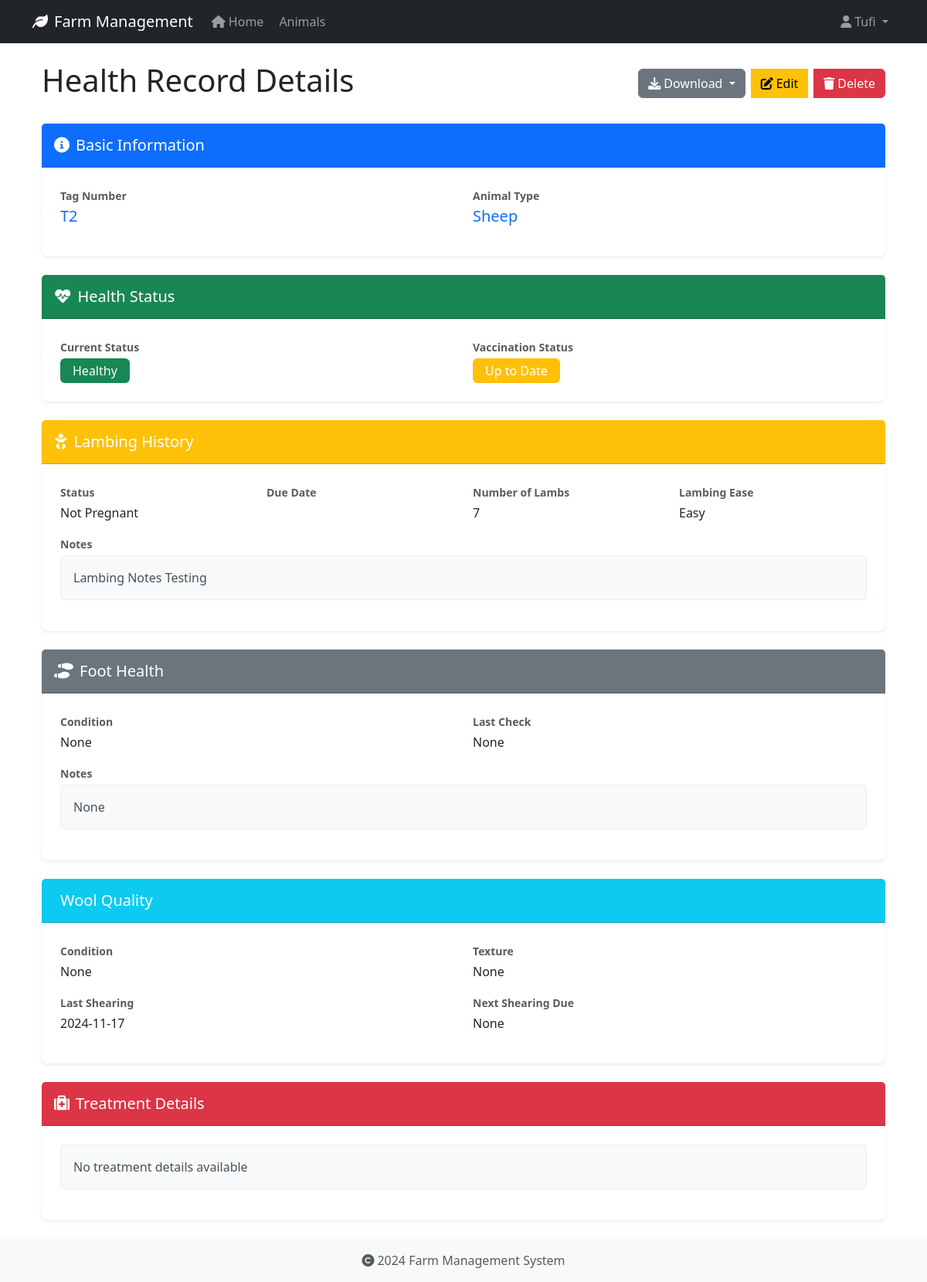
Page /health-records/1 (signed in) on the committed database.
### app/models/user.py (models this page shows, shortened)
class User(UserMixin, db.Model):
    id = db.Column(db.Integer, primary_key=True)
    username = db.Column(db.String(80), unique=True, nullable=False)
    email = db.Column(db.String(120), unique=True, nullable=False)
    password_hash = db.Column(db.String(128))
    role = db.Column(db.String(20), default='user')
    created_at = db.Column(db.DateTime, default=datetime.utcnow)
    last_login = db.Column(db.DateTime)
    is_active = db.Column(db.Boolean, default=True)
    first_name = db.Column(db.String(50))
    last_name = db.Column(db.String(50))
    reset_token = db.Column(db.String(100), unique=True)  # Store password reset token
    reset_token_expiration = db.Column(db.DateTime)       # Store token expiration time

### app/models/animal.py (models this page shows, shortened)
class Animal(db.Model):
    id = db.Column(db.Integer, primary_key=True)
    tag_number = db.Column(db.String(50), unique=True, nullable=False, index=True)
    name = db.Column(db.String(100), nullable=True)  # Explicitly mark as nullable
    species = db.Column(db.String(50), nullable=False, index=True)
    breed = db.Column(db.String(50), nullable=True)
    date_of_birth = db.Column(db.Date, nullable=True)
    gender = db.Column(db.String(20), nullable=True)
    weight = db.Column(db.Float, nullable=True)
    status = db.Column(db.String(20), default='active', nullable=False)
    purchase_date = db.Column(db.Date, nullable=True)
    purchase_price = db.Column(db.Float, nullable=True)
    notes = db.Column(db.Text, nullable=True)
    created_at = db.Column(db.DateTime, default=datetime.utcnow, nullable=False)
    updated_at = db.Column(db.DateTime, default=datetime.utcnow, onupdate=datetime.utcnow, nullable=False)
    wool_type = db.Column(db.String(50), nullable=True)
    last_shearing = db.Column(db.Date, nullable=True)
    fleece_weight = db.Column(db.Float, nullable=True)
    wool_grade = db.Column(db.String(20), nullable=True)
    lambing_status = db.Column(db.String(50), nullable=True)
    lambing_date = db.Column(db.Date, nullable=True)
    milk_production = db.Column(db.Float, nullable=True)
    last_milking = db.Column(db.Date, nullable=True)  # Changed from DateTime to Date
    milk_quality = db.Column(db.String(20), nullable=True)
    calving_status = db.Column(db.String(50), nullable=True)
    calving_date = db.Column(db.Date, nullable=True)
    milk_fat_content = db.Column(db.Float, nullable=True)
    egg_production = db.Column(db.Integer, nullable=True)
    egg_color = db.Column(db.String(20), nullable=True)
    comb_type = db.Column(db.String(20), nullable=True)
    laying_status = db.Column(db.String(20), nullable=True)
    last_laying_date = db.Column(db.Date, nullable=True)
    egg_size = db.Column(db.String(20), nullable=True)
    category = db.Column(db.String(50), nullable=True)
    special_needs = db.Column(db.Text, nullable=True)
    diet_requirements = db.Column(db.Text, nullable=True)
    habitat = db.Column(db.String(100), nullable=True)
    health_records = db.relationship('HealthRecord', backref='animal', lazy=True, cascade='all, delete-orphan')

class HealthRecord(db.Model):
    id = db.Column(db.Integer, primary_key=True)
    animal_id = db.Column(db.Integer, db.ForeignKey('animal.id', ondelete='CASCADE'), nullable=False)
    record_type = db.Column(db.String(50), nullable=False)  # Made nullable=False
    date = db.Column(db.Date, nullable=False)
    description = db.Column(db.Text, nullable=True)
    treatment = db.Column(db.Text, nullable=True)
    cost = db.Column(db.Float, nullable=True)
    next_due_date = db.Column(db.Date, nullable=True)
    created_at = db.Column(db.DateTime, default=datetime.utcnow, nullable=False)
    created_by_id = db.Column(db.Integer, db.ForeignKey('user.id', ondelete='SET NULL'), nullable=True)

### app/routes/health_records.py (the view)
@bp.route('/<int:id>')
@login_required
def view(id):
    record = HealthRecord.query.get_or_404(id)
    try:
        description = json.loads(record.description) if record.description else {}
    except:
        description = {}
    return render_template('health_records/view.html',
                         record=record,
                         description=description,
                         today=date.today())

### app/models/user.py (called while the page is built)
@login_manager.user_loader
def load_user(user_id):
    return User.query.get(int(user_id))

### app/templates/health_records/view.html (shortened to what this page needs)
{% extends "base.html" %}
{% block content %}
<div class="container mb-4">
    <div class="d-flex justify-content-between align-items-center mb-4">
        <h1>Health Record Details</h1>
        <div class="btn-group">
            <div class="dropdown d-inline-block me-2">
                <button class="btn btn-secondary dropdown-toggle" type="button" data-bs-toggle="dropdown">
                    <i class="fas fa-download me-1"></i>Download
                </button>
            </div>
            <a href="{{ url_for('health_records.edit', id=record.id) }}" class="btn btn-warning me-2">
                <i class="fas fa-edit me-1"></i>Edit
            </a>
            <button onclick="confirmDelete({{ record.id }}, '{{ record.animal.tag_number }}')" class="btn btn-danger">
                <i class="fas fa-trash me-1"></i>Delete
            </button>
        </div>
    </div>
    <div class="card mb-4">
        <div class="card-header bg-primary text-white">
            <h2 class="h5 mb-0">
                <i class="fas fa-info-circle me-2"></i>Basic Information
            </h2>
        </div>
        <div class="card-body">
            <div class="row">
                <div class="col-md-6 mb-3">
                    <label class="fw-bold text-muted">Tag Number</label>
                    <div class="h5 text-primary">{{ record.animal.tag_number }}</div>
                </div>
                <div class="col-md-6 mb-3">
                    <label class="fw-bold text-muted">Animal Type</label>
                    <div class="h5 text-primary">{{ record.animal.species }}</div>
                </div>
            </div>
        </div>
    </div>
    <div class="card mb-4">
        <div class="card-header bg-success text-white">
            <h2 class="h5 mb-0">
                <i class="fas fa-heartbeat me-2"></i>Health Status
            </h2>
        </div>
        <div class="card-body">
            <div class="row">
                <div class="col-md-6">
                    <label class="fw-bold text-muted">Current Status</label>
                    <div>
                        <span class="badge bg-success fs-6">{{ description['Health Status'].get('Current', 'N/A') }}</span>
                    </div>
                </div>
                <div class="col-md-6">
                    <label class="fw-bold text-muted">Vaccination Status</label>
                    <div>
                        <span class="badge bg-warning fs-6">{{ description['Health Status'].get('Vaccination', 'N/A') }}</span>
                    </div>
                </div>
            </div>
        </div>
    </div>
    <div class="card mb-4">
        <div class="card-header bg-warning text-white">
            <h2 class="h5 mb-0">
                <i class="fas fa-baby me-2"></i>Lambing History
            </h2>
        </div>
        <div class="card-body">
            <div class="row">
                <div class="col-md-3 mb-3">
                    <label class="fw-bold text-muted">Status</label>
                    <div>{{ description['Lambing'].get('Status', 'N/A') }}</div>
                </div>
                <div class="col-md-3 mb-3">
                    <label class="fw-bold text-muted">Due Date</label>
                </div>
                <div class="col-md-3 mb-3">
                    <label class="fw-bold text-muted">Number of Lambs</label>
                    <div>{{ description['Lambing'].get('Number of Lambs', 'N/A') }}</div>
                </div>
                <div class="col-md-3 mb-3">
                    <label class="fw-bold text-muted">Lambing Ease</label>
                    <div>{{ description['Lambing'].get('Lambing Ease', 'N/A') }}</div>
                </div>
                <div class="col-12">
                    <label class="fw-bold text-muted">Notes</label>
                    <div class="alert alert-light">{{ description['Lambing'].get('Notes', 'N/A') }}</div>
                </div>
            </div>
        </div>
    </div>
    <div class="card mb-4">
        <div class="card-header bg-secondary text-white">
            <h2 class="h5 mb-0">
                <i class="fas fa-shoe-prints me-2"></i>Foot Health
            </h2>
        </div>
        <div class="card-body">
            <div class="row">
                <div class="col-md-6 mb-3">
                    <label class="fw-bold text-muted">Condition</label>
                    <div>{{ description['Foot Health'].get('Condition', 'N/A') }}</div>
                </div>
                <div class="col-md-6 mb-3">
                    <label class="fw-bold text-muted">Last Check</label>
                    <div>{{ description['Foot Health'].get('Last Check', 'N/A') }}</div>
                </div>
                <div class="col-12">
                    <label class="fw-bold text-muted">Notes</label>
                    <div class="alert alert-light">{{ description['Foot Health'].get('Notes', 'N/A') }}</div>
                </div>
            </div>
        </div>
    </div>
    <div class="card mb-4">
        <div class="card-header bg-info text-white">
            <h2 class="h5 mb-0">
                Wool Quality
            </h2>
        </div>
        <div class="card-body">
            <div class="row">
                <div class="col-md-6 mb-3">
                    <label class="fw-bold text-muted">Condition</label>
                    <div>{{ description['Wool Quality'].get('Condition', 'N/A') }}</div>
                </div>
                <div class="col-md-6 mb-3">
                    <label class="fw-bold text-muted">Texture</label>
                    <div>{{ description['Wool Quality'].get('Texture', 'N/A') }}</div>
                </div>
                <div class="col-md-6 mb-3">
                    <label class="fw-bold text-muted">Last Shearing</label>
                    <div>{{ description['Wool Quality'].get('Last Shearing', 'N/A') }}</div>
                </div>
                <div class="col-md-6 mb-3">
                    <label class="fw-bold text-muted">Next Shearing Due</label>
                    <div>{{ description['Wool Quality'].get('Next Shearing', 'N/A') }}</div>
                </div>
            </div>
        </div>
    </div>
    <div class="card mb-4">
        <div class="card-header bg-danger text-white">
            <h2 class="h5 mb-0">
                <i class="fas fa-medkit me-2"></i>Treatment Details
            </h2>
        </div>
        <div class="card-body">
            <div class="alert alert-light">
                {{ record.treatment or 'No treatment details available' }}
            </div>
        </div>
    </div>
</div>
{% endblock %}

### app/templates/base.html (shortened to what this page needs)
<!DOCTYPE html>
<html lang="en">
<head>
    <link rel="stylesheet" href="https://cdn.jsdelivr.net/npm/bootstrap@5.3.2/dist/css/bootstrap.min.css">
    <link rel="stylesheet" href="https://cdnjs.cloudflare.com/ajax/libs/font-awesome/6.0.0/css/all.min.css">
    <link rel="stylesheet" href="{{ url_for('static', filename='css/main.css') }}">
</head>
<body>
    <nav class="navbar navbar-expand-lg navbar-dark bg-dark">
        <div class="container">
            <a class="navbar-brand" href="{{ url_for('main.index') }}">
                <i class="fas fa-leaf me-2"></i>Farm Management
            </a>
            <div class="collapse navbar-collapse" id="navbarNav">
                <ul class="navbar-nav">
                    <li class="nav-item">
                        <a class="nav-link" href="{{ url_for('main.index') }}">
                            <i class="fas fa-home me-1"></i>Home
                        </a>
                    </li>
                    <li class="nav-item">
                        <a class="nav-link" href="{{ url_for('animals.index') }}">
                            Animals
                        </a>
                    </li>
                </ul>
                <ul class="navbar-nav ms-auto">
                    {% if current_user.is_authenticated %}
                        <li class="nav-item dropdown">
                            <a class="nav-link dropdown-toggle" href="#" id="userDropdown" role="button" data-bs-toggle="dropdown">
                                <i class="fas fa-user me-1"></i>{{ current_user.username }}
                            </a>
                        </li>
                    {% endif %}
                </ul>
            </div>
        </div>
    </nav>
    <main class="container mt-4">
        {% block content %}
        {% endblock %}
    </main>
    <footer class="footer mt-auto py-3 bg-light">
        <div class="container text-center">
            <span class="text-muted">
                <i class="fas fa-copyright me-1"></i>2024 Farm Management System
            </span>
        </div>
    </footer>
</body>
</html>

### app/static/css/main.css (style rules this page uses)
body { min-height: 100vh; display: flex; flex-direction: column; }
main { flex: 1 0 auto; }
.footer { flex-shrink: 0; }

### app/templates/health_records/view.html (style rules this page uses)
.card { border: none; box-shadow: 0 0.125rem 0.25rem rgba(0,0,0,0.075); border-radius: 8px; }
.card-header { border-radius: 8px 8px 0 0; padding: 1rem; }
.card-body { padding: 1.5rem; }
.badge { padding: 0.5rem 1rem; font-weight: 500; }
.alert-light { background-color: #f8f9fa; border: 1px solid #eee; }
label.text-muted { font-size: 0.875rem; margin-bottom: 0.25rem; }
.h5 { margin-bottom: 0; }
.btn-group { display: flex; align-items: center; }

### rows in the picture
User: username "Tufi"
Animal: animal.tag_number "T2", animal.species "Sheep"
HealthRecord: treatment "No treatment details available"

### other values in the picture
{{ description['Health Status'].get('Current', 'N/A') }} "Healthy"
{{ description['Health Status'].get('Vaccination', 'N/A') }} "Up to Date"
{{ description['Lambing'].get('Status', 'N/A') }} "Not Pregnant"
{{ description['Lambing'].get('Number of Lambs', 'N/A') }} "7"
{{ description['Lambing'].get('Lambing Ease', 'N/A') }} "Easy"
{{ description['Lambing'].get('Notes', 'N/A') }} "Lambing Notes Testing"
{{ description['Foot Health'].get('Condition', 'N/A') }} "None"
{{ description['Foot Health'].get('Last Check', 'N/A') }} "None"
{{ description['Foot Health'].get('Notes', 'N/A') }} "None"
{{ description['Wool Quality'].get('Condition', 'N/A') }} "None"
{{ description['Wool Quality'].get('Texture', 'N/A') }} "None"
{{ description['Wool Quality'].get('Last Shearing', 'N/A') }} "2024-11-17"
{{ description['Wool Quality'].get('Next Shearing', 'N/A') }} "None"
